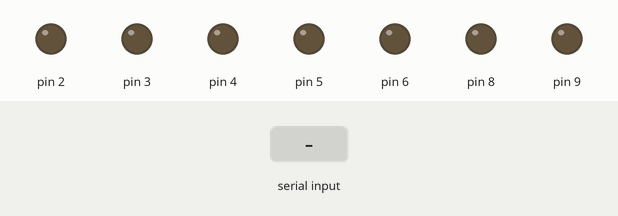
Simulated run of this sketch. Board: Arduino Uno, built with avr-gcc and run on an emulated ATmega328P. Parts: output pins drawn as LEDs (lit = HIGH). Inputs (shaded band) come from the test bench.

Above: at 1.2 s.
1.3 s: "counter_9\n" received over Serial
At 3.5 s:
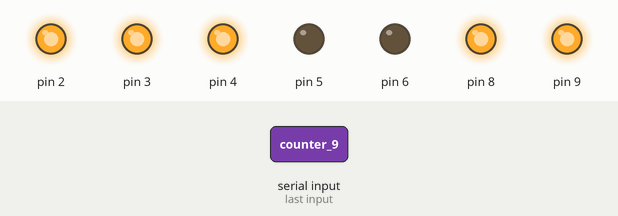
3.8 s: "counter_8\n" received over Serial
At 5.4 s:
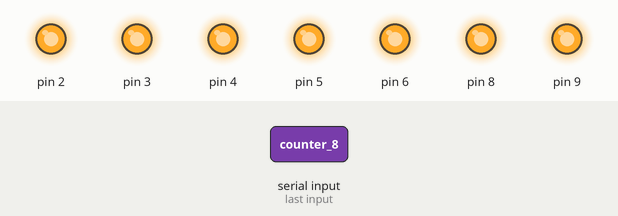
6.3 s: "counter_7\n" received over Serial
At 8.5 s:
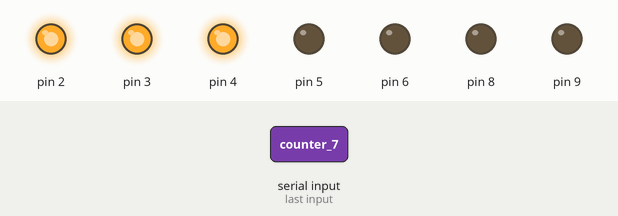
8.8 s: "counter_6\n" received over Serial
At 10.4 s:
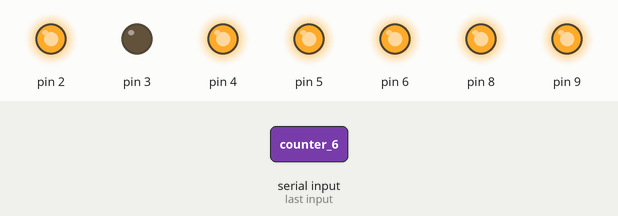
11.3 s: "counter_5\n" received over Serial
At 13.5 s:
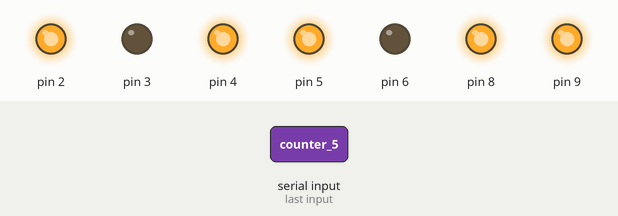
13.8 s: "counter_4\n" received over Serial
At 15.4 s:
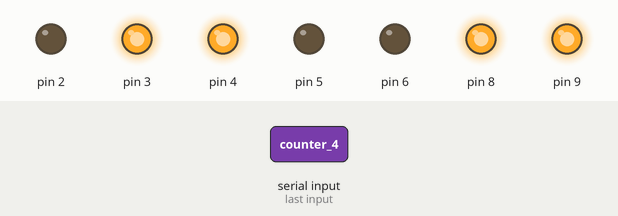
Timing chart, 0 to 16.9 s (numbered marks = the images above; inputs shaded):
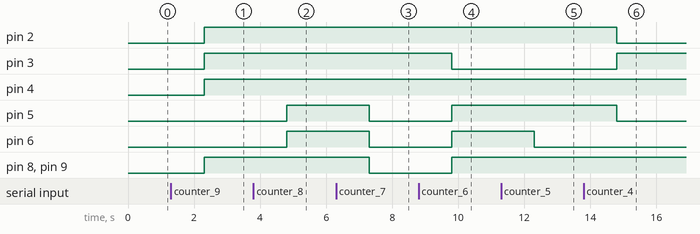

The sketch:

booth.ino
```cpp
// the setup function runs once when you press reset or power the board
void setup() {
  // initialize digital pin LED_BUILTIN as an output.
  pinMode(2, OUTPUT);
  pinMode(3, OUTPUT);
  pinMode(4, OUTPUT);
  pinMode(5, OUTPUT);
  pinMode(6, OUTPUT);
  pinMode(8, OUTPUT);
  pinMode(9, OUTPUT);

  Serial.begin(9600);
  while (!Serial) {
    ; // wait for serial port to connect. Needed for native USB port only
  }
}

String waitForCommand() {
  while (Serial.available() == 0) {};
  String cmd = Serial.readString() ;
  if (cmd[cmd.length() - 1] == '\n') {
    return cmd.substring(0, cmd.length() - 1);
  }
  return cmd;
}

// the loop function runs over and over again forever
void loop() {
  String cmd = waitForCommand();
  if (cmd.equals("counter_9")) {
    set_counter(9);
  } else if (cmd.equals("counter_8")) {
    set_counter(8);
  } else if (cmd.equals("counter_7")) {
    set_counter(7);
  } else if (cmd.equals("counter_6")) {
    set_counter(6);
  } else if (cmd.equals("counter_5")) {
    set_counter(5);
  } else if (cmd.equals("counter_4")) {
    set_counter(4);
  } else if (cmd.equals("counter_3")) {
    set_counter(3);
  } else if (cmd.equals("counter_2")) {
    set_counter(2);
  } else if (cmd.equals("counter_1")) {
    set_counter(1);
  } else if (cmd.equals("counter_0")) {
    set_counter(0);
  }

}

void set_counter(int n) {

  switch (n) {
    case 9:
      digitalWrite(2, HIGH);
      digitalWrite(3, HIGH);
      digitalWrite(4, HIGH);
      digitalWrite(5, LOW);
      digitalWrite(6, LOW);
      digitalWrite(8, HIGH);
      digitalWrite(9, HIGH);
      break;
    case 8:
      digitalWrite(2, HIGH);
      digitalWrite(3, HIGH);
      digitalWrite(4, HIGH);
      digitalWrite(5, HIGH);
      digitalWrite(6, HIGH);
      digitalWrite(8, HIGH);
      digitalWrite(9, HIGH);
      break;
    case 7:
      digitalWrite(2, HIGH);
      digitalWrite(3, HIGH);
      digitalWrite(4, HIGH);
      digitalWrite(5, LOW);
      digitalWrite(6, LOW);
      digitalWrite(8, LOW);
      digitalWrite(9, LOW);
      break;
    case 6:
      digitalWrite(2, HIGH);
      digitalWrite(3, LOW);
      digitalWrite(4, HIGH);
      digitalWrite(5, HIGH);
      digitalWrite(6, HIGH);
      digitalWrite(8, HIGH);
      digitalWrite(9, HIGH);
      break;
    case 5:
      digitalWrite(2, HIGH);
      digitalWrite(3, LOW);
      digitalWrite(4, HIGH);
      digitalWrite(5, HIGH);
      digitalWrite(6, LOW);
      digitalWrite(8, HIGH);
      digitalWrite(9, HIGH);
      break;
    case 4:
      digitalWrite(2, LOW);
      digitalWrite(3, HIGH);
      digitalWrite(4, HIGH);
      digitalWrite(5, LOW);
      digitalWrite(6, LOW);
      digitalWrite(8, HIGH);
      digitalWrite(9, HIGH);
      break;
    case 3:
      digitalWrite(2, HIGH);
      digitalWrite(3, HIGH);
      digitalWrite(4, HIGH);
      digitalWrite(5, HIGH);
      digitalWrite(6, LOW);
      digitalWrite(8, HIGH);
      digitalWrite(9, LOW);
      break;
    case 2:
      digitalWrite(2, HIGH);
      digitalWrite(3, HIGH);
      digitalWrite(4, LOW);
      digitalWrite(5, HIGH);
      digitalWrite(6, HIGH);
      digitalWrite(8, HIGH);
      digitalWrite(9, LOW);
      break;
    case 1:
      digitalWrite(2, LOW);
      digitalWrite(3, HIGH);
      digitalWrite(4, HIGH);
      digitalWrite(5, LOW);
      digitalWrite(6, LOW);
      digitalWrite(8, LOW);
      digitalWrite(9, LOW);
      break;
    case 0:
      digitalWrite(2, HIGH);
      digitalWrite(3, HIGH);
      digitalWrite(4, HIGH);
      digitalWrite(5, HIGH);
      digitalWrite(6, HIGH);
      digitalWrite(8, LOW);
      digitalWrite(9, HIGH);
      break;
  }
}
```

Measured:
- after the input at 1.3 s, pin 2–4, pin 8, pin 9: LOW → HIGH after 1.0 s
- after the input at 3.8 s, pin 5, pin 6: LOW → HIGH after 1.0 s
- after the input at 6.3 s, pin 5, pin 6, pin 8, pin 9: HIGH → LOW after 1.0 s
- after the input at 8.8 s, pin 3: HIGH → LOW after 1.0 s; pin 5, pin 6, pin 8, pin 9: LOW → HIGH after 1.0 s
- after the input at 11.3 s, pin 6: HIGH → LOW after 1.0 s
- after the input at 13.8 s, pin 2, pin 5: HIGH → LOW after 1.0 s; pin 3: LOW → HIGH after 1.0 s
